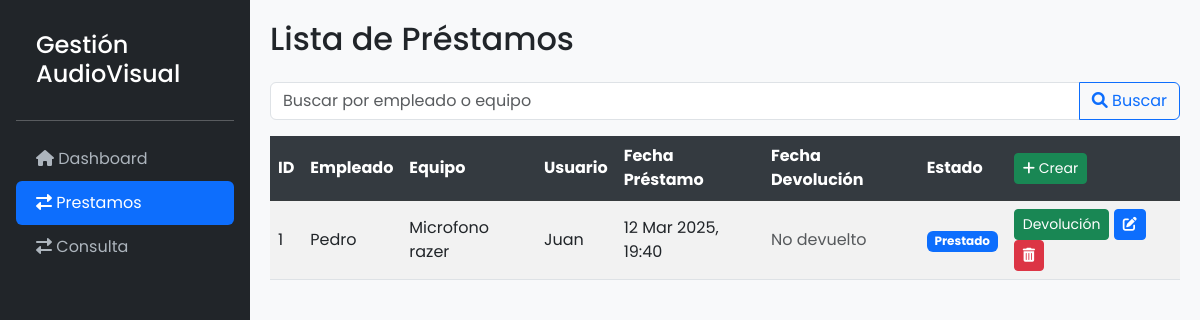
The app's page /prestamos/, older data.
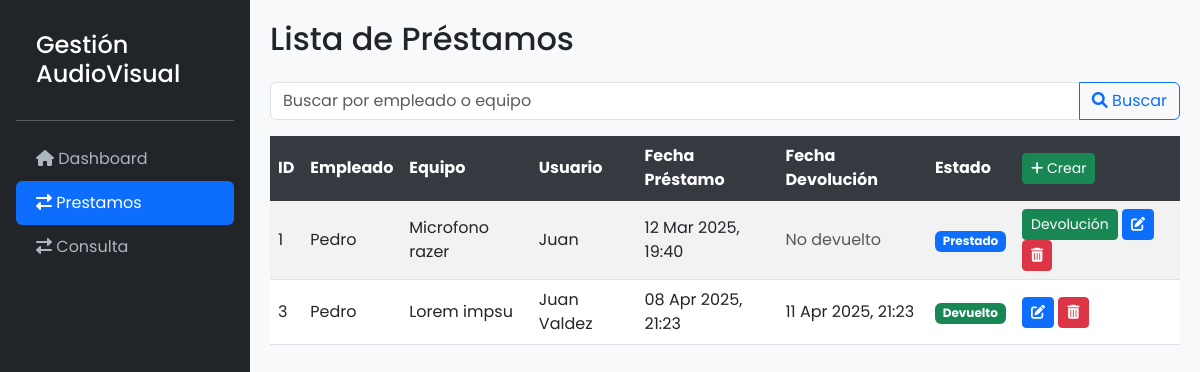
The same page, newer data.
### GestionAudiovisualApp/models.py (models this page shows, shortened)
class Prestamo(models.Model):
    empleado            = models.ForeignKey(Empleado, on_delete=models.CASCADE)
    equipo              = models.ForeignKey(Equipo, on_delete=models.CASCADE)
    usuario             = models.ForeignKey(Usuario, on_delete=models.CASCADE)
    fecha_prestamo      = models.DateTimeField(null=True, blank=True)
    fecha_devolucion    = models.DateTimeField(null=True, blank=True)
    comentario          = models.TextField(null=True, blank=True)
    estado              = models.BooleanField(default=True)

class Empleado(models.Model):
    nombre          = models.CharField(max_length=100)
    cedula          = models.CharField(max_length=11)
    tanda_labor     = models.CharField(max_length=50, choices=[('Matutina', 'Matutina'), ('Vespertina', 'Vespertina'), ('Nocturna', 'Nocturna')])
    fecha_ingreso   = models.DateField(null=True, blank=True)
    estado          = models.BooleanField(default=True)

class Equipo(models.Model):
    descripcion     = models.CharField(max_length=100)
    numero_serial   = models.CharField(max_length=50)
    service_tag     = models.CharField(max_length=50)
    tipo_equipo     = models.ForeignKey(TipoEquipo, on_delete=models.CASCADE)
    marca           = models.ForeignKey(Marca, on_delete=models.CASCADE)
    modelo          = models.ForeignKey(Modelo, on_delete=models.CASCADE)
    tecnologia_conexion = models.ForeignKey(TecnologiaConexion, on_delete=models.CASCADE)
    estado              = models.BooleanField(default=True)

class Usuario(AbstractBaseUser, PermissionsMixin):
    nombre = models.CharField(max_length=100, unique=True)
    cedula = models.CharField(max_length=11, unique=True)
    numero_carnet = models.CharField(max_length=20)
    tipo_usuario = models.CharField(max_length=50, choices=[('Profesor', 'Profesor'), ('Estudiante', 'Estudiante'), ('Empleado', 'Empleado')])
    tipo_persona = models.CharField(max_length=20, choices=[('Física', 'Física'), ('Jurídica', 'Jurídica')])
    estado = models.BooleanField(default=True)
    is_active = models.BooleanField(default=True)
    is_staff = models.BooleanField(default=False)
    groups = models.ManyToManyField(
        'auth.Group',
        related_name='custom_user_set',
        blank=True,
        help_text='The groups this user belongs to. A user will get all permissions granted to each of their groups.',
        verbose_name='groups',
    )
    user_permissions = models.ManyToManyField(
        'auth.Permission',
        related_name='custom_user_set',
        blank=True,
        help_text='Specific permissions for this user.',
        verbose_name='user permissions',
    )
    objects = UsuarioManager()
    USERNAME_FIELD = 'nombre'
    REQUIRED_FIELDS = ['cedula']

### GestionAudiovisualApp/views.py (the view)
# urls.py: path('prestamos/', PrestamoListView.as_view(), name='prestamo-list'),
class PrestamoListView(ListView):
    model = Prestamo
    template_name = 'prestamos/prestamo_list.html'
    context_object_name = 'prestamos'
    def get_queryset(self):
        query = self.request.GET.get('q', '')  # Campo de búsqueda en el formulario
        queryset = super().get_queryset()  # Obtener el queryset inicial
        if query:
            queryset = queryset.filter(
                Q(empleado__nombre__icontains=query) |  # Filtrar por empleado
                Q(equipo__descripcion__icontains=query)  # Filtrar por equipo
            )
        return queryset

### GestionAudiovisualApp/templates/prestamos/prestamo_list.html (shortened to what this page needs)
{% extends 'base.html' %}
{% block content %}
<h2 class="mb-4">Lista de Préstamos</h2>
<form method="get" class="mb-3">
    <div class="input-group">
        <input type="text" name="q" class="form-control" placeholder="Buscar por empleado o equipo" value="{{ request.GET.q }}">
        <button class="btn btn-outline-primary" type="submit">
            <i class="fas fa-search"></i> Buscar
        </button>
    </div>
</form>
<table class="table table-striped table-hover">
    <thead class="table-dark">
        <tr>
            <th>ID</th>
            <th>Empleado</th>
            <th>Equipo</th>
            <th>Usuario</th>
            <th>Fecha Préstamo</th>
            <th>Fecha Devolución</th>
            <th>Estado</th>
            <th>
                <a href="{% url 'prestamo-create' %}" class="btn btn-sm btn-success">
                    <i class="fas fa-plus"></i> Crear
                </a>
            </th>
        </tr>
    </thead>
    <tbody>
        {% for prestamo in prestamos %}
        <tr>
            <td>{{ prestamo.id }}</td>
            <td>{{ prestamo.empleado.nombre }}</td>
            <td>{{ prestamo.equipo.descripcion }}</td>
            <td>{{ prestamo.usuario.nombre }}</td>
            <td>{{ prestamo.fecha_prestamo|date:"d M Y, H:i" }}</td>
            <td>
                {% if prestamo.fecha_devolucion %}
                    {{ prestamo.fecha_devolucion|date:"d M Y, H:i" }}
                {% else %}
                    <span class="text-muted">No devuelto</span>
                {% endif %}
            </td>
            <td>
                {% if prestamo.estado %}
                    <span class="badge bg-primary">Prestado</span>
                {% else %}
                    <span class="badge bg-success">Devuelto</span>
                {% endif %}
            </td>
            <td>
                {% if prestamo.estado %}
                <a href="{% url 'devolver-prestamo' prestamo.id %}" class="btn btn-sm btn-success">Devolución</a>
            {% endif %}
                <a href="{% url 'prestamo-update' prestamo.pk %}" class="btn btn-sm btn-primary"><i class="fas fa-edit"></i></a>
                <a href="{% url 'prestamo-delete' prestamo.pk %}" class="btn btn-sm btn-danger"><i class="fas fa-trash-alt"></i></a>
            </td>
        </tr>
        {% empty %}
        <tr>
            <td colspan="8" class="text-center">No hay préstamos registrados.</td>
        </tr>
        {% endfor %}
    </tbody>
</table>
{% endblock %}

Row changes from the older to the newer data that the page shows:
added Prestamo: id "3", empleado.nombre "Pedro", equipo.descripcion "Lorem impsu", usuario.nombre "Juan Valdez", fecha_prestamo "08 Apr 2025, 21:23", fecha_devolucion "11 Apr 2025, 21:23", estado "Devuelto"
